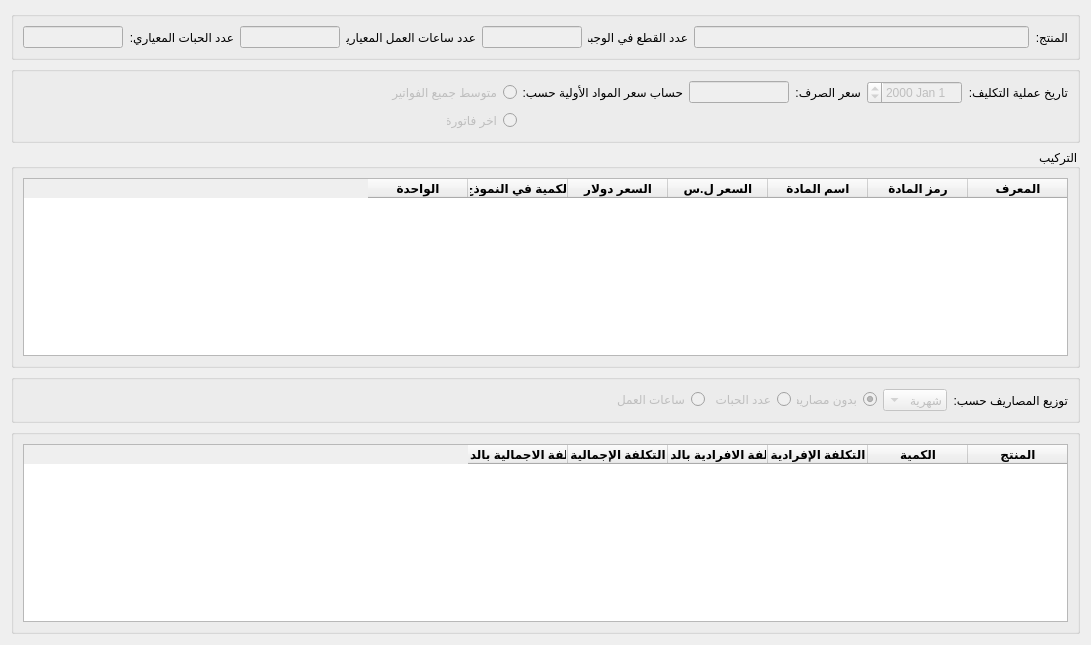
<?xml version="1.0" encoding="UTF-8"?>
<ui version="4.0">
 <class>CostViewEdit</class>
 <widget class="QDialog" name="CostViewEdit">
  <property name="geometry">
   <rect>
    <x>0</x>
    <y>0</y>
    <width>1091</width>
    <height>645</height>
   </rect>
  </property>
  <property name="minimumSize">
   <size>
    <width>200</width>
    <height>0</height>
   </size>
  </property>
  <property name="windowTitle">
   <string>التكليف</string>
  </property>
  <property name="windowIcon">
   <iconset>
    <normaloff>graphics/icon.xpm</normaloff>graphics/icon.xpm</iconset>
  </property>
  <property name="layoutDirection">
   <enum>Qt::RightToLeft</enum>
  </property>
  <layout class="QGridLayout" name="gridLayout_6">
   <item row="3" column="0">
    <widget class="QGroupBox" name="groupBox_2">
     <property name="maximumSize">
      <size>
       <width>16777215</width>
       <height>250</height>
      </size>
     </property>
     <property name="layoutDirection">
      <enum>Qt::LeftToRight</enum>
     </property>
     <property name="title">
      <string/>
     </property>
     <layout class="QGridLayout" name="gridLayout_3">
      <item row="0" column="4">
       <widget class="QComboBox" name="expenses_type_combobox">
        <property name="enabled">
         <bool>false</bool>
        </property>
        <property name="layoutDirection">
         <enum>Qt::RightToLeft</enum>
        </property>
        <item>
         <property name="text">
          <string>شهرية</string>
         </property>
        </item>
        <item>
         <property name="text">
          <string>سنوية</string>
         </property>
        </item>
       </widget>
      </item>
      <item row="0" column="1">
       <widget class="QRadioButton" name="radio_hours_expenses">
        <property name="enabled">
         <bool>false</bool>
        </property>
        <property name="maximumSize">
         <size>
          <width>90</width>
          <height>16777215</height>
         </size>
        </property>
        <property name="layoutDirection">
         <enum>Qt::RightToLeft</enum>
        </property>
        <property name="text">
         <string>ساعات العمل</string>
        </property>
       </widget>
      </item>
      <item row="0" column="3">
       <widget class="QRadioButton" name="radio_no_expenses">
        <property name="enabled">
         <bool>false</bool>
        </property>
        <property name="maximumSize">
         <size>
          <width>80</width>
          <height>16777215</height>
         </size>
        </property>
        <property name="layoutDirection">
         <enum>Qt::RightToLeft</enum>
        </property>
        <property name="text">
         <string>بدون مصاريف</string>
        </property>
        <property name="checked">
         <bool>true</bool>
        </property>
       </widget>
      </item>
      <item row="0" column="5">
       <widget class="QLabel" name="label_11">
        <property name="text">
         <string>توزيع المصاريف حسب:</string>
        </property>
       </widget>
      </item>
      <item row="0" column="0">
       <spacer name="horizontalSpacer_2">
        <property name="orientation">
         <enum>Qt::Horizontal</enum>
        </property>
        <property name="sizeHint" stdset="0">
         <size>
          <width>40</width>
          <height>20</height>
         </size>
        </property>
       </spacer>
      </item>
      <item row="0" column="2">
       <widget class="QRadioButton" name="radio_pills_expenses">
        <property name="enabled">
         <bool>false</bool>
        </property>
        <property name="maximumSize">
         <size>
          <width>80</width>
          <height>16777215</height>
         </size>
        </property>
        <property name="layoutDirection">
         <enum>Qt::RightToLeft</enum>
        </property>
        <property name="text">
         <string>عدد الحبات</string>
        </property>
       </widget>
      </item>
     </layout>
    </widget>
   </item>
   <item row="4" column="0">
    <widget class="QGroupBox" name="groupBox_5">
     <property name="title">
      <string/>
     </property>
     <layout class="QGridLayout" name="gridLayout_5">
      <item row="0" column="0">
       <widget class="QTableWidget" name="cost_table">
        <property name="maximumSize">
         <size>
          <width>16777215</width>
          <height>250</height>
         </size>
        </property>
        <property name="layoutDirection">
         <enum>Qt::RightToLeft</enum>
        </property>
        <column>
         <property name="text">
          <string>المنتج</string>
         </property>
         <property name="font">
          <font>
           <weight>75</weight>
           <bold>true</bold>
          </font>
         </property>
        </column>
        <column>
         <property name="text">
          <string>الكمية</string>
         </property>
         <property name="font">
          <font>
           <weight>75</weight>
           <bold>true</bold>
          </font>
         </property>
        </column>
        <column>
         <property name="text">
          <string>التكلفة الإفرادية</string>
         </property>
         <property name="font">
          <font>
           <weight>75</weight>
           <bold>true</bold>
          </font>
         </property>
        </column>
        <column>
         <property name="text">
          <string>التكلفة الافرادية بالدولار</string>
         </property>
         <property name="font">
          <font>
           <weight>75</weight>
           <bold>true</bold>
          </font>
         </property>
        </column>
        <column>
         <property name="text">
          <string>التكلفة الإجمالية</string>
         </property>
         <property name="font">
          <font>
           <weight>75</weight>
           <bold>true</bold>
          </font>
         </property>
        </column>
        <column>
         <property name="text">
          <string>التكلفة الاجمالية بالدولار</string>
         </property>
         <property name="font">
          <font>
           <weight>75</weight>
           <bold>true</bold>
          </font>
         </property>
        </column>
       </widget>
      </item>
     </layout>
    </widget>
   </item>
   <item row="0" column="0">
    <widget class="QGroupBox" name="groupBox">
     <property name="maximumSize">
      <size>
       <width>7777777</width>
       <height>600</height>
      </size>
     </property>
     <property name="layoutDirection">
      <enum>Qt::RightToLeft</enum>
     </property>
     <property name="title">
      <string/>
     </property>
     <layout class="QGridLayout" name="gridLayout">
      <item row="0" column="3">
       <widget class="QLineEdit" name="box_per_batch_input">
        <property name="enabled">
         <bool>false</bool>
        </property>
        <property name="maximumSize">
         <size>
          <width>100</width>
          <height>16777215</height>
         </size>
        </property>
       </widget>
      </item>
      <item row="0" column="2">
       <widget class="QLabel" name="label_5">
        <property name="maximumSize">
         <size>
          <width>100</width>
          <height>16777215</height>
         </size>
        </property>
        <property name="text">
         <string>عدد القطع في الوجبة:</string>
        </property>
       </widget>
      </item>
      <item row="0" column="4">
       <widget class="QLabel" name="label_7">
        <property name="minimumSize">
         <size>
          <width>0</width>
          <height>0</height>
         </size>
        </property>
        <property name="maximumSize">
         <size>
          <width>130</width>
          <height>16777215</height>
         </size>
        </property>
        <property name="text">
         <string>عدد ساعات العمل المعيارية:</string>
        </property>
       </widget>
      </item>
      <item row="0" column="7">
       <widget class="QLineEdit" name="pills_standard_input">
        <property name="enabled">
         <bool>false</bool>
        </property>
        <property name="minimumSize">
         <size>
          <width>50</width>
          <height>0</height>
         </size>
        </property>
        <property name="maximumSize">
         <size>
          <width>100</width>
          <height>16777215</height>
         </size>
        </property>
       </widget>
      </item>
      <item row="0" column="6">
       <widget class="QLabel" name="label_10">
        <property name="maximumSize">
         <size>
          <width>110</width>
          <height>16777215</height>
         </size>
        </property>
        <property name="text">
         <string>عدد الحبات المعياري:</string>
        </property>
       </widget>
      </item>
      <item row="0" column="5">
       <widget class="QLineEdit" name="working_hours_standard_input">
        <property name="enabled">
         <bool>false</bool>
        </property>
        <property name="maximumSize">
         <size>
          <width>100</width>
          <height>16777215</height>
         </size>
        </property>
       </widget>
      </item>
      <item row="0" column="0">
       <widget class="QLabel" name="label">
        <property name="maximumSize">
         <size>
          <width>40</width>
          <height>16777215</height>
         </size>
        </property>
        <property name="text">
         <string>المنتج:</string>
        </property>
       </widget>
      </item>
      <item row="0" column="1">
       <widget class="QLineEdit" name="product_input">
        <property name="enabled">
         <bool>false</bool>
        </property>
       </widget>
      </item>
     </layout>
    </widget>
   </item>
   <item row="2" column="0">
    <widget class="QGroupBox" name="groupBox_4">
     <property name="title">
      <string>التركيب</string>
     </property>
     <layout class="QGridLayout" name="gridLayout_4">
      <item row="0" column="0">
       <widget class="QTableWidget" name="composition_table">
        <property name="layoutDirection">
         <enum>Qt::RightToLeft</enum>
        </property>
        <column>
         <property name="text">
          <string>المعرف</string>
         </property>
         <property name="font">
          <font>
           <weight>75</weight>
           <bold>true</bold>
          </font>
         </property>
        </column>
        <column>
         <property name="text">
          <string>رمز المادة</string>
         </property>
         <property name="font">
          <font>
           <weight>75</weight>
           <bold>true</bold>
          </font>
         </property>
        </column>
        <column>
         <property name="text">
          <string>اسم المادة</string>
         </property>
         <property name="font">
          <font>
           <weight>75</weight>
           <bold>true</bold>
          </font>
         </property>
        </column>
        <column>
         <property name="text">
          <string>السعر ل.س</string>
         </property>
         <property name="font">
          <font>
           <weight>75</weight>
           <bold>true</bold>
          </font>
         </property>
        </column>
        <column>
         <property name="text">
          <string>السعر دولار</string>
         </property>
         <property name="font">
          <font>
           <weight>75</weight>
           <bold>true</bold>
          </font>
         </property>
        </column>
        <column>
         <property name="text">
          <string>الكمية في النموذج</string>
         </property>
         <property name="font">
          <font>
           <weight>75</weight>
           <bold>true</bold>
          </font>
         </property>
        </column>
        <column>
         <property name="text">
          <string>الواحدة</string>
         </property>
         <property name="font">
          <font>
           <weight>75</weight>
           <bold>true</bold>
          </font>
         </property>
        </column>
       </widget>
      </item>
     </layout>
    </widget>
   </item>
   <item row="1" column="0">
    <widget class="QGroupBox" name="groupBox_3">
     <property name="title">
      <string/>
     </property>
     <layout class="QGridLayout" name="gridLayout_2">
      <item row="0" column="7">
       <widget class="QRadioButton" name="radio_invoice_avg">
        <property name="enabled">
         <bool>false</bool>
        </property>
        <property name="minimumSize">
         <size>
          <width>120</width>
          <height>0</height>
         </size>
        </property>
        <property name="layoutDirection">
         <enum>Qt::RightToLeft</enum>
        </property>
        <property name="text">
         <string>متوسط جميع الفواتير</string>
        </property>
       </widget>
      </item>
      <item row="0" column="4">
       <widget class="QLabel" name="label_13">
        <property name="maximumSize">
         <size>
          <width>160</width>
          <height>16777215</height>
         </size>
        </property>
        <property name="text">
         <string>حساب سعر المواد الأولية حسب:</string>
        </property>
       </widget>
      </item>
      <item row="0" column="8">
       <spacer name="horizontalSpacer">
        <property name="orientation">
         <enum>Qt::Horizontal</enum>
        </property>
        <property name="sizeHint" stdset="0">
         <size>
          <width>40</width>
          <height>20</height>
         </size>
        </property>
       </spacer>
      </item>
      <item row="1" column="7">
       <widget class="QRadioButton" name="radio_invoice_last">
        <property name="enabled">
         <bool>false</bool>
        </property>
        <property name="maximumSize">
         <size>
          <width>70</width>
          <height>16777215</height>
         </size>
        </property>
        <property name="layoutDirection">
         <enum>Qt::RightToLeft</enum>
        </property>
        <property name="text">
         <string>اخر فاتورة</string>
        </property>
       </widget>
      </item>
      <item row="0" column="0">
       <widget class="QLabel" name="label_4">
        <property name="maximumSize">
         <size>
          <width>100</width>
          <height>16777215</height>
         </size>
        </property>
        <property name="text">
         <string>تاريخ عملية التكليف:</string>
        </property>
       </widget>
      </item>
      <item row="0" column="2">
       <widget class="QLabel" name="label_14">
        <property name="maximumSize">
         <size>
          <width>70</width>
          <height>16777215</height>
         </size>
        </property>
        <property name="text">
         <string>سعر الصرف:</string>
        </property>
       </widget>
      </item>
      <item row="0" column="1">
       <widget class="QDateEdit" name="cost_date_input">
        <property name="enabled">
         <bool>false</bool>
        </property>
        <property name="maximumSize">
         <size>
          <width>100</width>
          <height>16777215</height>
         </size>
        </property>
        <property name="layoutDirection">
         <enum>Qt::RightToLeft</enum>
        </property>
       </widget>
      </item>
      <item row="0" column="3">
       <widget class="QLineEdit" name="exchange_input">
        <property name="enabled">
         <bool>false</bool>
        </property>
        <property name="maximumSize">
         <size>
          <width>100</width>
          <height>16777215</height>
         </size>
        </property>
       </widget>
      </item>
     </layout>
    </widget>
   </item>
  </layout>
 </widget>
 <resources/>
 <connections/>
</ui>
